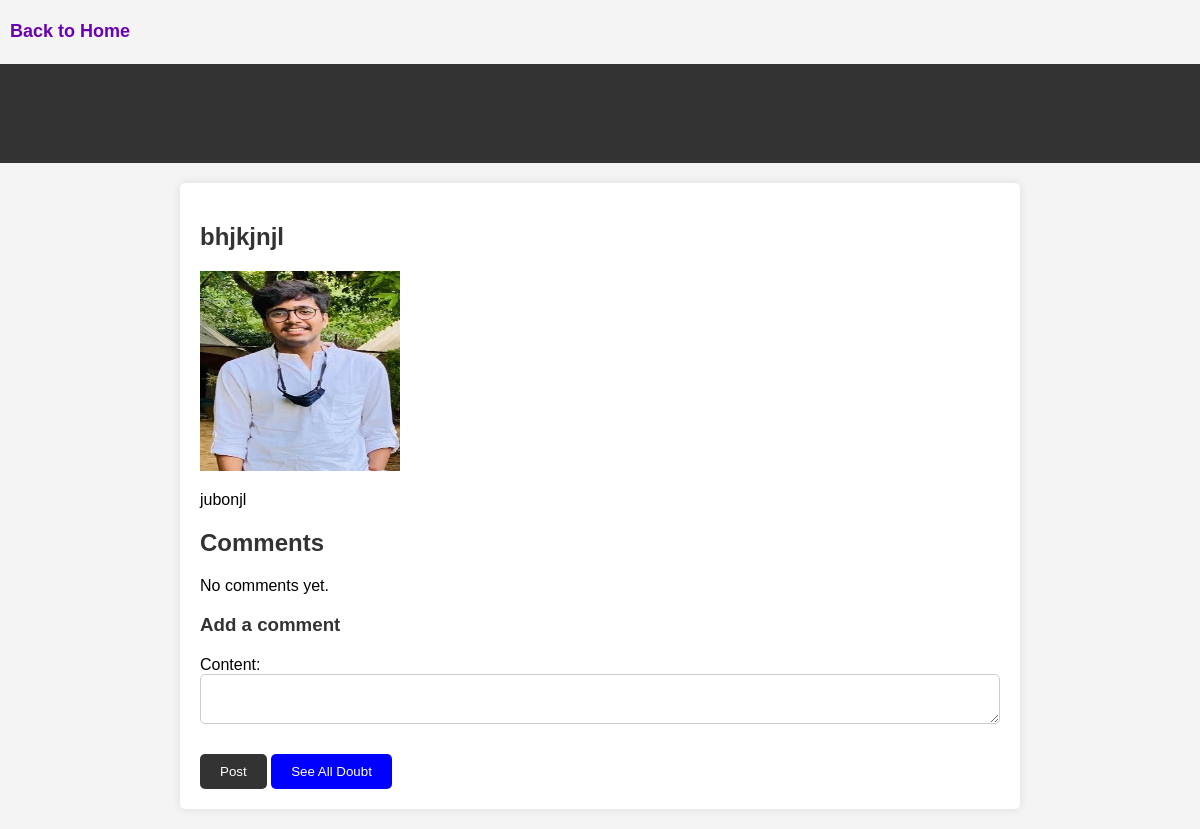
The page /notifications/13/ on the database its author committed.
### notification/models.py (models this page shows)
class DPost(models.Model):
    title = models.CharField(max_length=200)
    image = models.ImageField(upload_to="profile_pciture", null=True, blank=True)
    content = models.TextField()
    dauthor = models.ForeignKey(User, on_delete=models.CASCADE)
    created_at = models.DateTimeField(auto_now_add=True)

### notification/views.py (the view)
# urls.py: path('<int:post_id>/', views.post_detail, name='post_detail'),
def post_detail(request, post_id):
    post = DPost.objects.get(id=post_id)
    comments = post.comments.all()
    if request.method == 'POST':
        form = CommentForm(request.POST)
        if form.is_valid():
            comment = form.save(commit=False)
            comment.post = post
            comment.dauthor = request.user
            comment.save()
            return redirect('post_detail', post_id=post_id)
    else:
        form = CommentForm()
    return render(request, 'post_detail.html', {'post': post, 'comments': comments, 'form': form})

### notification/forms.py
class CommentForm(forms.ModelForm):
    class Meta:
        model = DComment
        fields = ['content']

### templates/post_detail.html (shortened to what this page needs)
<!DOCTYPE html>
<html lang="en">
<head>
</head>
<body>
  <h4 style="margin-left:10px; color:#6b00b1 !important;"><a style="text-decoration:none; font-size:18px; color:#6b00b1 !important;" href="/index">Back to Home</a></h4>
    <header>
        <h1>{{ post.title }}</h1>
    </header>
    <div class="container">
        <article>
            <h2>{{ post.title }}</h2>
            {% if post.image %}
        <img src="{{ post.image.url }}" alt="{{ post.title }}" style="width: 200px; height: 200px;">
    {% else %}
        <p></p>
    {% endif %}
            <p>{{ post.content }}</p>
        </article>
        <section>
            <h2>Comments</h2>
            <ul>
                {% for comment in comments %}
                    <li>{{ comment.content }} - {{ comment.dauthor.username }}</li>
                {% empty %}
                    <li>No comments yet.</li>
                {% endfor %}
            </ul>
        </section>
        <section>
            <h3>Add a comment</h3>
            <form method="post">
                {{ form.as_p }}
                <button type="submit">Post</button>
                <button style="background:blue;" type="submit"><a href="{% url 'all_posts' %}" style="color: white; text-decoration: none;">See All Doubt</a></button>
            </form>
        </section>
    </div>
</body>
</html>

### templates/post_detail.html (style rules this page uses)
body { font-family: Arial, sans-serif; margin: 0; padding: 0; background-color: #f4f4f4; }
header { background-color: #333; color: #fff; padding: 10px 20px; text-align: center; }
.container { max-width: 800px; margin: 20px auto; padding: 20px; background-color: #fff; border-radius: 5px; box-shadow: 0 0 10px rgba(0, 0, 0, 0.1); }
h1, h2, h3 { color: #333; }
form { margin-top: 20px; }
input[type="text"], textarea { width: 100%; padding: 10px; margin-bottom: 10px; border: 1px solid #ccc; border-radius: 5px; box-sizing: border-box; height: 50px; }
button[type="submit"] { background-color: #333; color: #fff; padding: 10px 20px; border: none; border-radius: 5px; cursor: pointer; }
ul { list-style: none; padding: 0; }
li { margin-bottom: 10px; }

### rows shown on the page
DPost: title "bhjkjnjl", image (picture), content "jubonjl"
